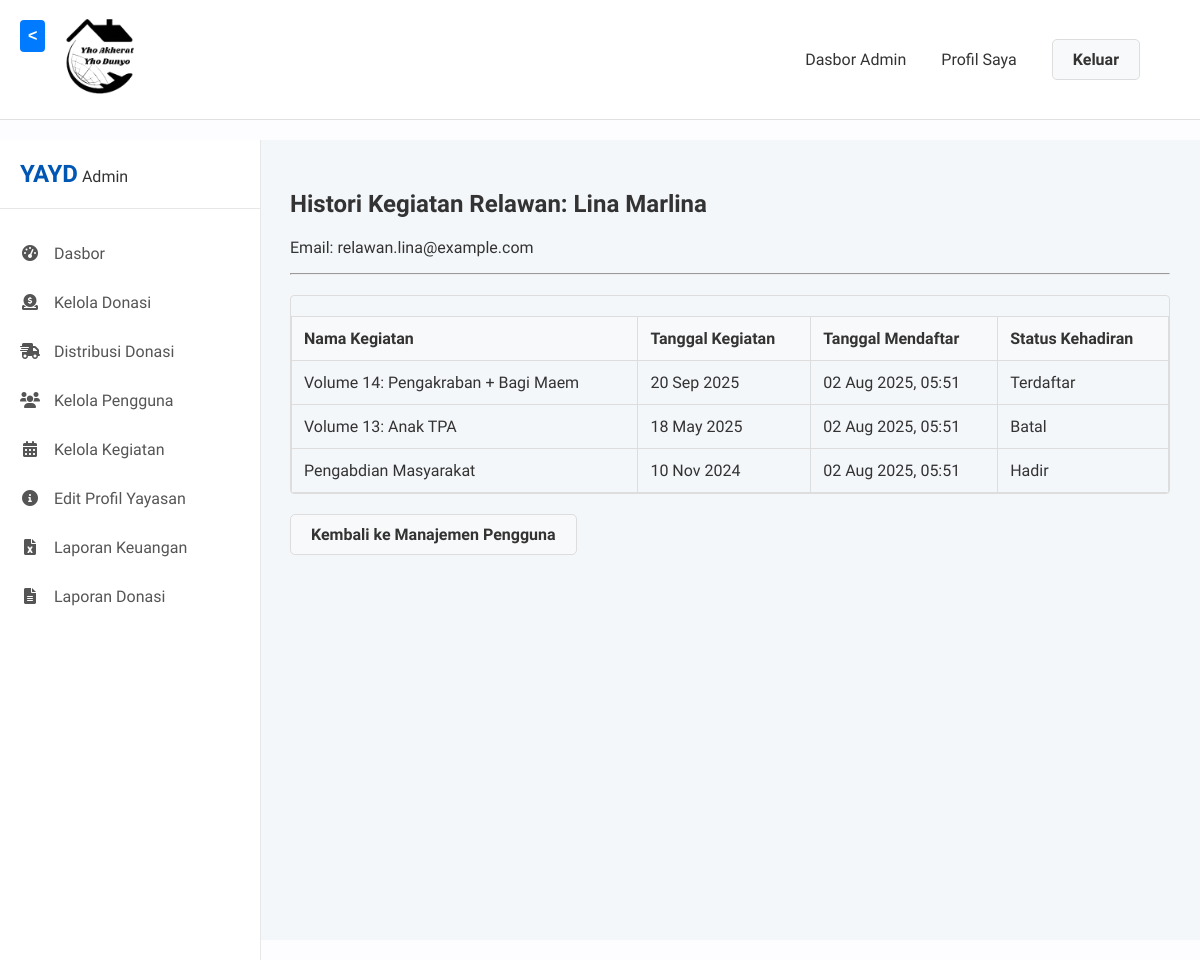
Screenshot of /admin/histori_relawan.php?id=6 (signed in) with the database file from the repository.
### tables this page shows
CREATE TABLE `users` (
  `id_user` INT AUTO_INCREMENT PRIMARY KEY,
  `id_role_fk` INT NOT NULL,
  `status_akun` ENUM('Aktif', 'Pending', 'Diblokir') NOT NULL DEFAULT 'Pending' COMMENT 'Status persetujuan akun oleh admin',
  `nama_lengkap` VARCHAR(255) NOT NULL,
  `email` VARCHAR(255) NOT NULL UNIQUE,
  `password` VARCHAR(255) NOT NULL COMMENT 'Password harus disimpan dalam bentuk hash',
  `nomor_telepon` VARCHAR(20) NULL,
  `alamat` TEXT NULL,
  `jenis_kelamin` ENUM('Laki-laki', 'Perempuan') NULL,
  `alasan_bergabung` TEXT NULL COMMENT 'Alasan pengguna bergabung',
  `created_at` TIMESTAMP NULL DEFAULT CURRENT_TIMESTAMP
);

CREATE TABLE `partisipasi_kegiatan` (
  `id_partisipasi` INT AUTO_INCREMENT PRIMARY KEY,
  `id_user_relawan_fk` INT NOT NULL,
  `id_kegiatan_fk` INT NOT NULL,
  `tanggal_pendaftaran` TIMESTAMP NULL DEFAULT CURRENT_TIMESTAMP,
  `status_kehadiran` ENUM('Terdaftar', 'Hadir', 'Batal') NOT NULL DEFAULT 'Terdaftar',
  CONSTRAINT `unique_user_per_kegiatan` UNIQUE (`id_user_relawan_fk`, `id_kegiatan_fk`)
);

CREATE TABLE `kegiatan` (
  `id_kegiatan` INT AUTO_INCREMENT PRIMARY KEY,
  `nama_kegiatan` VARCHAR(255) NOT NULL,
  `deskripsi` TEXT NOT NULL,
  `tanggal_mulai` DATETIME NOT NULL,
  `tanggal_selesai` DATETIME NULL,
  `lokasi` VARCHAR(255) NOT NULL,
  `status` ENUM('Akan Datang', 'Berjalan', 'Selesai', 'Dibatalkan') NOT NULL,
  `dokumentasi` VARCHAR(255) NULL DEFAULT NULL COMMENT 'Path ke file gambar/dokumentasi',
  `created_at` TIMESTAMP NULL DEFAULT CURRENT_TIMESTAMP
);

### admin/histori_relawan.php (called while the page is built, shortened)
<?php
require_once '../views/admin/histori_relawan.php';

### views/admin/histori_relawan.php (the view, shortened to what this page needs)
<?php
require_once realpath(__DIR__ . '/../../config/database.php');
require_once realpath(__DIR__ . '/../templates/header.php');
$relawan_id = (int)$_GET['id'];
$stmt_user = mysqli_prepare($koneksi, "SELECT nama_lengkap, email FROM users WHERE id_user = ?");
mysqli_stmt_bind_param($stmt_user, 'i', $relawan_id);
mysqli_stmt_execute($stmt_user);
$result_user = mysqli_stmt_get_result($stmt_user);
$relawan = mysqli_fetch_assoc($result_user);
$stmt_partisipasi = mysqli_prepare($koneksi, "
    SELECT k.nama_kegiatan, k.tanggal_mulai, k.tanggal_selesai, p.status_kehadiran, p.tanggal_pendaftaran
    FROM partisipasi_kegiatan p
    JOIN kegiatan k ON p.id_kegiatan_fk = k.id_kegiatan
    WHERE p.id_user_relawan_fk = ?
    ORDER BY k.tanggal_mulai DESC
");
mysqli_stmt_bind_param($stmt_partisipasi, 'i', $relawan_id);
mysqli_stmt_execute($stmt_partisipasi);
$result_partisipasi = mysqli_stmt_get_result($stmt_partisipasi);
?>
<div class="admin-wrapper">
    <?php require_once realpath(__DIR__ . '/../templates/admin_sidebar.php'); ?>
    <main class="admin-main-content">
        <h2>Histori Kegiatan Relawan: <?= htmlspecialchars($relawan['nama_lengkap']) ?></h2>
        <p>Email: <?= htmlspecialchars($relawan['email']) ?></p>
        <hr>
        <div class="table-container">
            <table class="table-data">
                <thead>
                    <tr>
                        <th>Nama Kegiatan</th>
                        <th>Tanggal Kegiatan</th>
                        <th>Tanggal Mendaftar</th>
                        <th>Status Kehadiran</th>
                    </tr>
                </thead>
                <tbody>
                    <?php if (mysqli_num_rows($result_partisipasi) > 0): ?>
                        <?php while($histori = mysqli_fetch_assoc($result_partisipasi)): ?>
                        <tr>
                            <td><?= htmlspecialchars($histori['nama_kegiatan']) ?></td>
                            <td><?= date('d M Y', strtotime($histori['tanggal_mulai'])) ?></td>
                            <td><?= $histori['tanggal_pendaftaran'] ? date('d M Y, H:i', strtotime($histori['tanggal_pendaftaran'])) : 'Tidak diketahui' ?></td>
                            <td><?= htmlspecialchars($histori['status_kehadiran']) ?></td>
                        </tr>
                        <?php endwhile; ?>
                    <?php else: ?>
                        <tr>
                            <td colspan="4" style="text-align: center;">Relawan ini belum pernah mendaftar di kegiatan manapun.</td>
                        </tr>
                    <?php endif; ?>
                </tbody>
            </table>
        </div>
        <div style="margin-top: 20px;">
            <a href="kelola_pengguna.php" class="btn btn-secondary">Kembali ke Manajemen Pengguna</a>
        </div>
    </main>
</div>

### assets/css/style.css (style rules this page uses)
body, html { margin: 0; padding: 0; font-family: 'Plus Jakarta Sans', 'Segoe UI', Tahoma, Geneva, Verdana, sans-serif; background-color: #fdfdff; color: #333; height: 100%; }
body { display: flex; flex-direction: column; min-height: 100vh; }
.btn { padding: 10px 20px; border-radius: 5px; text-decoration: none; font-weight: bold; display: inline-block; }
.btn-secondary { background-color: #f8f9fa; color: #333; border: 1px solid #ddd; }
.table-data { width: 100%; border-collapse: collapse; margin-top: 20px; }
.table-data th, .table-data td { padding: 12px; border: 1px solid #ddd; text-align: left; }
.table-data thead { background-color: #f8f9fa; }
.admin-wrapper { display: flex; background-color: #f4f7fa; flex: 1; }
.admin-main-content { margin-left: 260px; flex-grow: 1; padding: 30px; }
.admin-wrapper { min-height: 100vh; }
.table-container { overflow-x: auto; -webkit-overflow-scrolling: touch; border: 1px solid #ddd; border-radius: 4px; margin: 20px 0; }

### rows the page displays
users: nama_lengkap "Lina Marlina", email "relawan.lina@example.com"
partisipasi_kegiatan: id_kegiatan_fk.nama_kegiatan "Volume 14: Pengakraban + Bagi Maem", id_kegiatan_fk.tanggal_mulai "20 Sep 2025", tanggal_pendaftaran "02 Aug 2025, 05:51", status_kehadiran "Terdaftar"
partisipasi_kegiatan: id_kegiatan_fk.nama_kegiatan "Volume 13: Anak TPA", id_kegiatan_fk.tanggal_mulai "18 May 2025", tanggal_pendaftaran "02 Aug 2025, 05:51", status_kehadiran "Batal"
partisipasi_kegiatan: id_kegiatan_fk.nama_kegiatan "Pengabdian Masyarakat", id_kegiatan_fk.tanggal_mulai "10 Nov 2024", tanggal_pendaftaran "02 Aug 2025, 05:51", status_kehadiran "Hadir"
